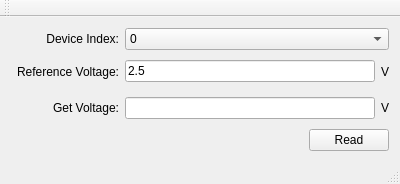
<?xml version="1.0" encoding="UTF-8"?>
<ui version="4.0">
 <class>MainWindow</class>
 <widget class="QMainWindow" name="MainWindow">
  <property name="geometry">
   <rect>
    <x>0</x>
    <y>0</y>
    <width>400</width>
    <height>184</height>
   </rect>
  </property>
  <property name="windowTitle">
   <string>ADS2312</string>
  </property>
  <widget class="QWidget" name="centralWidget">
   <layout class="QGridLayout" name="gridLayout">
    <item row="0" column="0">
     <layout class="QHBoxLayout" name="horizontalLayout">
      <item>
       <widget class="QLabel" name="label">
        <property name="minimumSize">
         <size>
          <width>108</width>
          <height>0</height>
         </size>
        </property>
        <property name="maximumSize">
         <size>
          <width>108</width>
          <height>16777215</height>
         </size>
        </property>
        <property name="text">
         <string>Device Index:</string>
        </property>
        <property name="alignment">
         <set>Qt::AlignRight|Qt::AlignTrailing|Qt::AlignVCenter</set>
        </property>
       </widget>
      </item>
      <item>
       <widget class="QComboBox" name="deviceIndexcCmboBox">
        <item>
         <property name="text">
          <string>0</string>
         </property>
        </item>
        <item>
         <property name="text">
          <string>1</string>
         </property>
        </item>
        <item>
         <property name="text">
          <string>2</string>
         </property>
        </item>
        <item>
         <property name="text">
          <string>3</string>
         </property>
        </item>
        <item>
         <property name="text">
          <string>4</string>
         </property>
        </item>
        <item>
         <property name="text">
          <string>5</string>
         </property>
        </item>
        <item>
         <property name="text">
          <string>6</string>
         </property>
        </item>
        <item>
         <property name="text">
          <string>7</string>
         </property>
        </item>
        <item>
         <property name="text">
          <string>8</string>
         </property>
        </item>
        <item>
         <property name="text">
          <string>9</string>
         </property>
        </item>
       </widget>
      </item>
     </layout>
    </item>
    <item row="1" column="0">
     <layout class="QHBoxLayout" name="horizontalLayout_2">
      <item>
       <widget class="QLabel" name="label_2">
        <property name="minimumSize">
         <size>
          <width>108</width>
          <height>0</height>
         </size>
        </property>
        <property name="maximumSize">
         <size>
          <width>108</width>
          <height>16777215</height>
         </size>
        </property>
        <property name="text">
         <string>Reference Voltage:</string>
        </property>
        <property name="alignment">
         <set>Qt::AlignRight|Qt::AlignTrailing|Qt::AlignVCenter</set>
        </property>
       </widget>
      </item>
      <item>
       <widget class="QLineEdit" name="referenceVoltageLineEdit">
        <property name="text">
         <string>2.5</string>
        </property>
       </widget>
      </item>
      <item>
       <widget class="QLabel" name="label_3">
        <property name="text">
         <string>V</string>
        </property>
       </widget>
      </item>
     </layout>
    </item>
    <item row="2" column="0">
     <layout class="QHBoxLayout" name="horizontalLayout_3">
      <item>
       <widget class="QLabel" name="label_4">
        <property name="minimumSize">
         <size>
          <width>108</width>
          <height>0</height>
         </size>
        </property>
        <property name="maximumSize">
         <size>
          <width>108</width>
          <height>16777215</height>
         </size>
        </property>
        <property name="text">
         <string>Get Voltage:</string>
        </property>
        <property name="alignment">
         <set>Qt::AlignRight|Qt::AlignTrailing|Qt::AlignVCenter</set>
        </property>
       </widget>
      </item>
      <item>
       <widget class="QLineEdit" name="getVoltageLineEdit"/>
      </item>
      <item>
       <widget class="QLabel" name="label_5">
        <property name="text">
         <string>V</string>
        </property>
       </widget>
      </item>
     </layout>
    </item>
    <item row="3" column="0">
     <layout class="QHBoxLayout" name="horizontalLayout_4">
      <item>
       <spacer name="horizontalSpacer">
        <property name="orientation">
         <enum>Qt::Horizontal</enum>
        </property>
        <property name="sizeHint" stdset="0">
         <size>
          <width>40</width>
          <height>20</height>
         </size>
        </property>
       </spacer>
      </item>
      <item>
       <widget class="QPushButton" name="readVoltagePushButton">
        <property name="text">
         <string>Read</string>
        </property>
       </widget>
      </item>
     </layout>
    </item>
   </layout>
  </widget>
  <widget class="QMenuBar" name="menuBar">
   <property name="geometry">
    <rect>
     <x>0</x>
     <y>0</y>
     <width>400</width>
     <height>23</height>
    </rect>
   </property>
  </widget>
  <widget class="QToolBar" name="mainToolBar">
   <attribute name="toolBarArea">
    <enum>TopToolBarArea</enum>
   </attribute>
   <attribute name="toolBarBreak">
    <bool>false</bool>
   </attribute>
  </widget>
  <widget class="QStatusBar" name="statusBar"/>
 </widget>
 <layoutdefault spacing="6" margin="11"/>
 <resources/>
 <connections/>
</ui>
